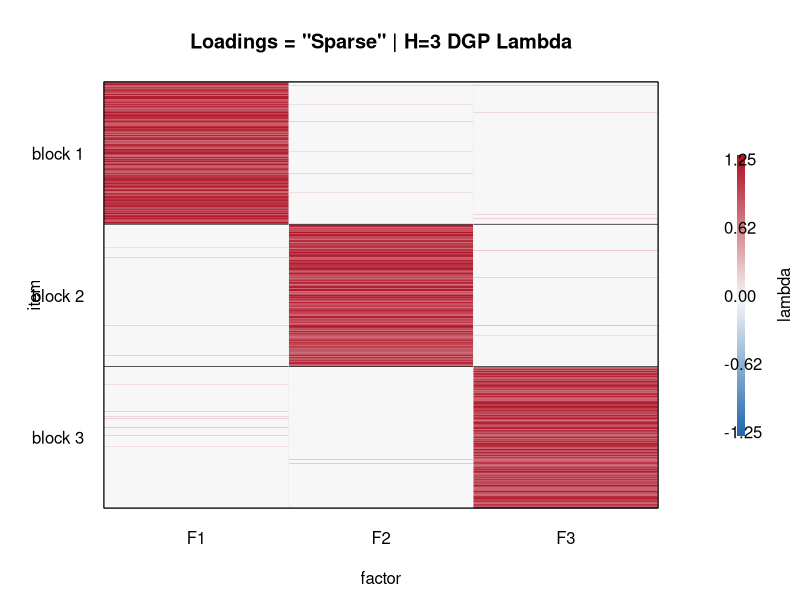
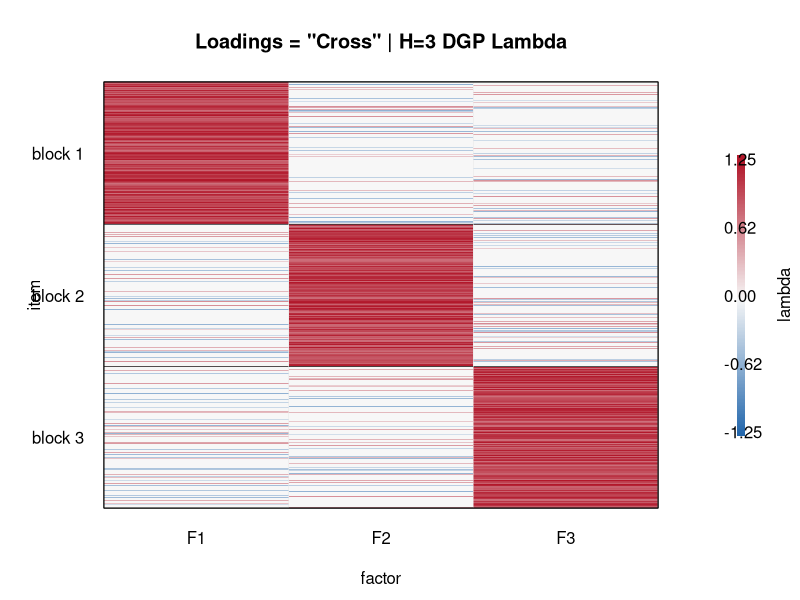
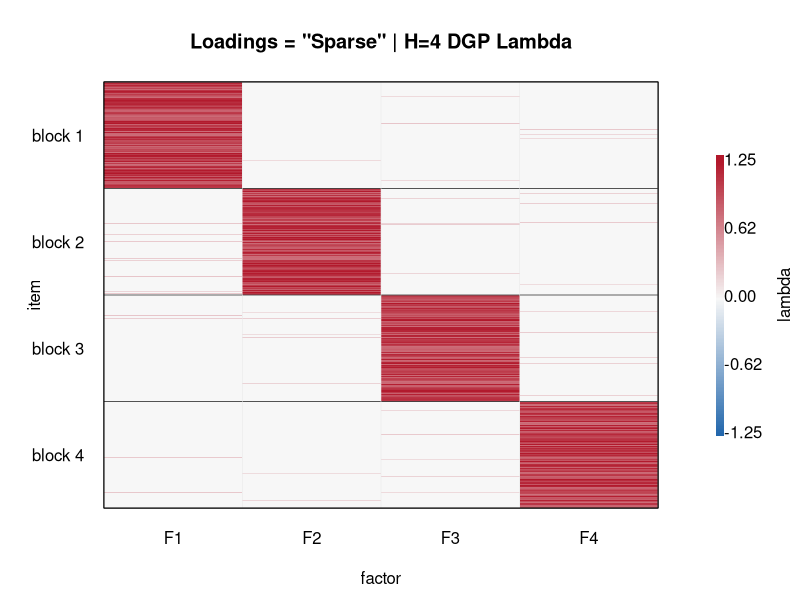
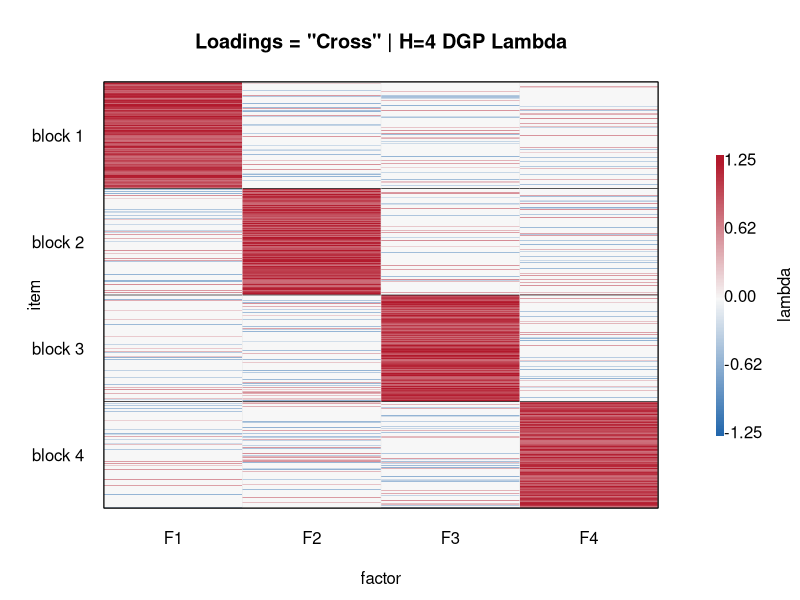

Write R code to recreate these figures, in order.
#!/usr/bin/env Rscript

# Paper-ready heatmaps for the DGP loading matrices used by the sample-size
# simulation. The simulation redraws Lambda in each replication; these figures
# use the same generator with fixed figure seeds to show representative
# realizations of the two loading designs.

options(stringsAsFactors = FALSE)

get_env <- function(name, default, FUN = identity) {
  value <- Sys.getenv(name, unset = "")
  if (!nzchar(value)) return(default)
  FUN(value)
}

parse_int_csv <- function(x) as.integer(strsplit(x, ",", fixed = TRUE)[[1L]])

out_dir <- get_env(
  "OUT_DIR",
  file.path(
    "..",
    "results",
    "moderate_crossloading_joint_mfa_sample_size_p500_25reps_H3H4_G2G3_MAP_intercepts_centered"
  ),
  as.character
)
dir.create(out_dir, recursive = TRUE, showWarnings = FALSE)

p <- get_env("P", 500L, as.integer)
H_values <- get_env("H_VALUES", c(3L, 4L), parse_int_csv)
figure_seed <- get_env("FIGURE_SEED", 20260813L, as.integer)

loading_designs <- c(
  sparse = "balanced_moderate_few_positive_cross",
  cross = "balanced_moderate_dense_signed_cross"
)
loading_titles <- c(
  sparse = 'Loadings = "Sparse"',
  cross = 'Loadings = "Cross"'
)

balanced_block_sizes <- function(p, H) {
  block_sizes <- rep(floor(p / H), H)
  remainder <- p - sum(block_sizes)
  if (remainder > 0L) block_sizes[seq_len(remainder)] <- block_sizes[seq_len(remainder)] + 1L
  block_sizes
}

block_sign_matrix <- function(H) {
  signs <- matrix(sample(c(-1, 1), H * H, replace = TRUE), H, H)
  diag(signs) <- sample(c(-1, 1), H, replace = TRUE)
  signs
}

make_strong_same_sign_loadings <- function(design_name, p, H) {
  block_sizes <- balanced_block_sizes(p, H)
  block_id <- rep(seq_len(H), times = block_sizes)
  signs <- block_sign_matrix(H)
  Lambda <- matrix(0, p, H)

  if (design_name == "balanced_moderate_few_positive_cross") {
    for (j in seq_len(p)) {
      h <- block_id[j]
      Lambda[j, h] <- runif(1, 0.75, 1.25)
      for (k in setdiff(seq_len(H), h)) {
        if (runif(1) < 0.035) Lambda[j, k] <- runif(1, 0.12, 0.28)
      }
    }
  } else if (design_name == "balanced_moderate_dense_signed_cross") {
    for (j in seq_len(p)) {
      h <- block_id[j]
      Lambda[j, h] <- runif(1, 0.75, 1.25)
      for (k in setdiff(seq_len(H), h)) {
        if (runif(1) < 0.25) Lambda[j, k] <- sample(c(-1, 1), 1L) * runif(1, 0.20, 0.60)
      }
    }
  } else {
    stop("Unsupported loading design: ", design_name)
  }

  list(Lambda = Lambda, block_id = block_id, block_sizes = block_sizes)
}

make_design_lambda <- function(design_key, H, p, figure_seed) {
  set.seed(figure_seed + 1000L * H + match(design_key, names(loading_designs)))
  make_strong_same_sign_loadings(loading_designs[[design_key]], p = p, H = H)
}

plot_lambda_heatmap <- function(Lambda, block_id, title, out_file, zlim = c(-1.25, 1.25)) {
  p <- nrow(Lambda)
  H <- ncol(Lambda)
  pal <- colorRampPalette(c("#2166AC", "#F7F7F7", "#B2182B"))(201)
  breaks <- seq(zlim[1L], zlim[2L], length.out = length(pal) + 1L)
  z <- Lambda
  z[z < zlim[1L]] <- zlim[1L]
  z[z > zlim[2L]] <- zlim[2L]
  block_starts <- which(!duplicated(block_id))
  block_ends <- c(block_starts[-1L] - 1L, p)
  block_mids <- (block_starts + block_ends) / 2

  png(out_file, width = 920, height = 1240, res = 180)
  op <- par(mar = c(4.6, 5.2, 4.1, 7.1), xpd = FALSE)
  on.exit({
    par(op)
    dev.off()
  }, add = TRUE)

  image(
    x = seq_len(H),
    y = seq_len(p),
    z = t(z[p:1, , drop = FALSE]),
    col = pal,
    breaks = breaks,
    xaxt = "n",
    yaxt = "n",
    xlab = "factor",
    ylab = "item",
    main = title,
    useRaster = TRUE
  )
  axis(1, at = seq_len(H), labels = paste0("F", seq_len(H)), tick = FALSE)
  axis(2, at = p - block_mids + 1L, labels = paste0("block ", seq_len(H)), las = 1, tick = FALSE)
  abline(h = p - block_ends[-length(block_ends)] + 0.5, col = "#3A3A3A", lwd = 0.8)
  abline(v = seq_len(H) + 0.5, col = "#E8E8E8", lwd = 0.5)
  box()

  par(xpd = NA)
  legend_y <- seq(0.18, 0.82, length.out = length(pal))
  legend_x <- rep(H + 0.95, length(pal))
  points(legend_x, legend_y * p, pch = 15, col = pal, cex = 1.1)
  axis(
    side = 4,
    at = c(0.18, 0.34, 0.50, 0.66, 0.82) * p,
    labels = sprintf("%.2f", seq(zlim[1L], zlim[2L], length.out = 5L)),
    las = 1,
    line = 2.3,
    tick = FALSE
  )
  mtext("lambda", side = 4, line = 5.8)

  invisible(TRUE)
}

write_lambda_table <- function(Lambda, block_id, design_key, H, out_file) {
  tab <- data.frame(
    item = seq_len(nrow(Lambda)),
    block = block_id,
    loading_design = loading_titles[[design_key]],
    H = H,
    Lambda,
    check.names = FALSE
  )
  names(tab)[seq_len(H) + 4L] <- paste0("F", seq_len(H))
  write.csv(tab, out_file, row.names = FALSE)
}

out_files <- character(0)
for (H in H_values) {
  for (design_key in names(loading_designs)) {
    loading <- make_design_lambda(design_key, H = H, p = p, figure_seed = figure_seed)
    tag <- paste0(design_key, "_H", H)
    title <- sprintf("%s | H=%d DGP Lambda", loading_titles[[design_key]], H)
    png_file <- file.path(out_dir, paste0("dgp_lambda_heatmap_", tag, ".png"))
    csv_file <- file.path(out_dir, paste0("dgp_lambda_matrix_", tag, ".csv"))
    plot_lambda_heatmap(loading$Lambda, loading$block_id, title, png_file)
    write_lambda_table(loading$Lambda, loading$block_id, design_key, H, csv_file)
    out_files <- c(out_files, png_file, csv_file)
  }
}

cat("Wrote DGP loading heatmaps and matrices:\n")
cat(paste(normalizePath(out_files, mustWork = FALSE), collapse = "\n"), "\n")
